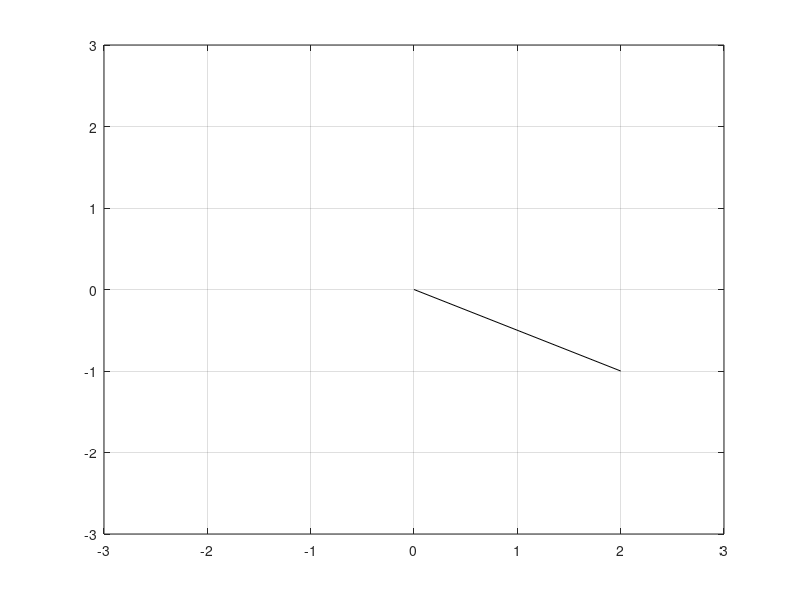
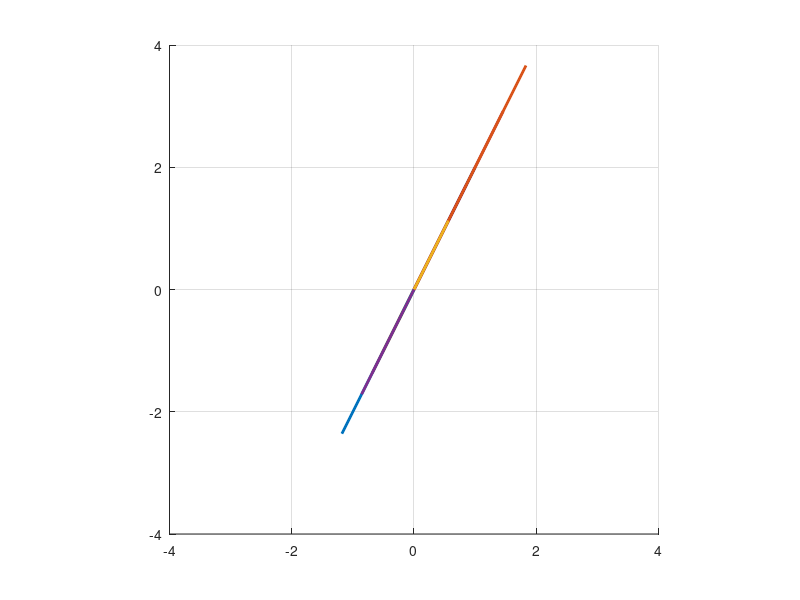

MATLAB code to generate these figures, in order:
%%
%       BOOK: Linear Algebra: Theory, Intuition, Code
%     AUTHOR: Mike X Cohen
%    WEBSITE: sincxpress.com
%
%    CHAPTER: Vectors (chapter 2)
% 
%%

%% Section 2.1, code block 2.2

% creating scalars (numeric variables)
aScalar = 4;


%% Section 2.2, code block 2.4


% create a vector
v = [ 2 -1];


% plot it
figure(1), clf
plot([0 v(1)],[0 v(2)],'k')
axis([-3,3,-3,3])
grid on

%% Section 2.2, code block 2.6

% row vector
v1 = [ 2 5 4 7 ];


% column vector
v2 = [ 2; 5; 4; 7 ];

%% Section 2.3, code block 2.8

% start with a row vector
v1 = [ 2 5 4 7 ];

% transpose to a column vector
v2 = v1';


%% Section 2.5, code block 2.10

% two vectors
v1 = [ 2 5 4 7 ];
v2 = [ 4 1 0 2 ];

% scalar-multiply and add
v3 = 4*v1 - 2*v2;

%% Section 2.9, code block 2.12

% the "base" vector
v = [ 1 2 ];

figure(2), clf, hold on
plot([0 v(1)],[0 v(2)],'linew',2)

for i=1:10
    
    % random scalar
    s = randn;
    sv = s*v;
    
    % plot that one on top
    plot([0 sv(1)],[0 sv(2)],'linew',2)
end

grid on
axis([-1 1 -1 1]*4)
axis square

%% done.
